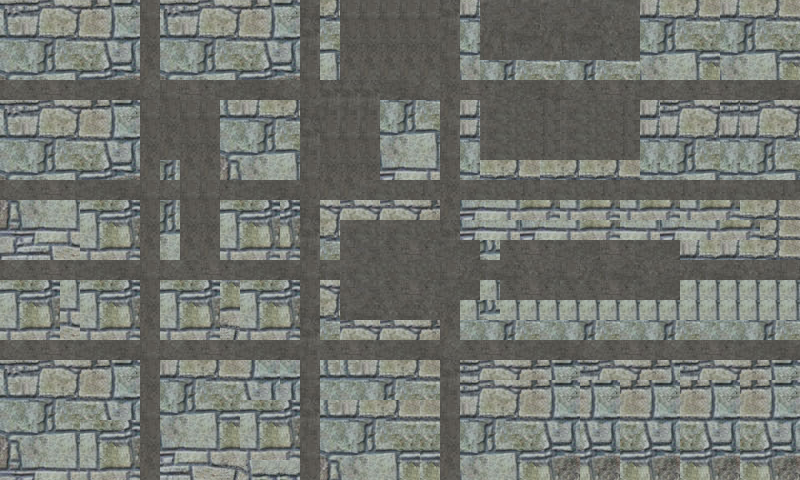

Below is a game level as drawn by its tile map, then a one-line description and the .tmx file that defines it, in full:
An orthogonal 40x24 tile map with 20x20 px tiles, 1 tile layer (Слой тайлов 1), 6 tilesets.

<map version="1.10" tiledversion="1.10.2" orientation="orthogonal" renderorder="right-down" width="40" height="24" tilewidth="20" tileheight="20" infinite="0" nextlayerid="2" nextobjectid="1">
 <tileset firstgid="1" name="floor" tilewidth="20" tileheight="20" tilecount="49" columns="7">
  <image source="tile-.png" width="150" height="150" />
 </tileset>
 <tileset firstgid="50" name="enemy" tilewidth="20" tileheight="20" tilecount="49" columns="7">
  <image source="tile-E.png" width="148" height="148" />
 </tileset>
 <tileset firstgid="99" name="hp" tilewidth="20" tileheight="20" tilecount="49" columns="7">
  <image source="tile-HP.png" width="148" height="148" />
 </tileset>
 <tileset firstgid="148" name="hero" tilewidth="20" tileheight="20" tilecount="49" columns="7">
  <image source="tile-P.png" width="148" height="148" />
 </tileset>
 <tileset firstgid="197" name="sw" tilewidth="20" tileheight="20" tilecount="49" columns="7">
  <image source="tile-SW.png" width="148" height="148" />
 </tileset>
 <tileset firstgid="246" name="wall" tilewidth="20" tileheight="20" tilecount="49" columns="7">
  <image source="tile-W.png" width="148" height="148" />
 </tileset>
 <layer id="1" name="Слой тайлов 1" width="40" height="24">
  <data encoding="csv">
246,247,248,249,250,251,252,28,246,247,248,249,250,251,252,7,256,28,28,28,28,28,14,254,16,17,18,16,17,18,19,20,254,255,256,257,254,255,256,257,
253,254,255,256,257,258,259,35,253,254,255,256,257,258,259,14,263,35,35,35,35,35,21,261,23,24,25,23,24,25,26,27,261,262,263,264,261,262,263,264,
260,261,262,263,264,265,266,42,260,261,262,263,264,265,266,21,270,42,42,42,42,42,28,268,30,31,32,30,31,32,33,34,268,269,270,271,268,269,270,271,
267,268,269,270,271,272,273,49,267,268,269,270,271,272,273,28,277,49,49,49,49,49,35,275,261,262,263,264,261,262,263,264,275,276,277,278,275,276,277,278,
1,2,3,4,5,6,7,1,28,3,4,5,6,7,1,35,14,14,14,6,7,1,42,3,4,5,6,7,1,2,3,4,5,1,2,3,4,5,6,7,
246,247,248,249,250,251,252,28,35,28,28,253,254,255,256,7,21,21,21,261,262,263,49,254,10,11,12,13,10,11,12,13,254,247,248,249,247,247,248,249,
253,254,255,256,257,258,259,35,42,35,35,260,261,262,263,14,28,28,28,268,269,270,21,254,10,11,12,13,10,11,12,13,254,254,255,256,254,254,255,256,
260,261,262,263,264,265,266,42,49,42,42,267,268,269,270,21,35,35,35,275,276,277,28,261,10,11,12,13,10,11,12,13,261,261,262,263,261,261,262,263,
267,268,269,270,271,272,273,49,262,49,49,274,275,276,277,28,42,42,42,282,283,284,35,268,255,256,257,255,256,255,256,257,268,268,269,270,268,268,269,270,
1,2,3,4,5,6,7,28,1,28,28,4,5,6,7,35,49,49,10,11,12,13,42,10,11,12,13,10,11,12,13,10,11,12,13,10,10,11,12,13,
274,275,276,277,270,271,272,35,262,35,35,270,271,272,272,7,249,248,249,248,249,250,49,282,283,284,285,286,284,285,286,284,285,286,284,285,286,255,256,257,
281,282,283,284,277,278,279,42,269,42,42,277,278,279,279,14,256,10,11,10,11,12,14,282,283,284,282,283,284,285,286,283,284,282,283,284,285,286,256,257,
288,289,290,291,284,285,286,49,276,49,49,284,285,286,286,21,263,17,18,2,3,4,5,6,269,2,3,4,5,6,3,4,5,6,254,255,254,255,256,257,
1,2,3,4,5,6,7,28,1,2,3,4,5,6,7,28,24,10,11,12,11,12,28,23,24,25,26,27,28,23,24,25,26,27,23,24,25,26,27,28,
270,271,272,277,270,271,272,35,270,271,272,278,270,271,272,35,249,17,18,2,3,4,5,6,277,2,3,4,2,2,3,4,5,6,277,277,277,277,277,277,
277,278,279,284,277,278,279,42,277,278,279,285,277,278,279,7,256,24,25,26,25,26,42,277,269,277,277,277,277,277,277,277,277,277,277,277,277,277,277,277,
284,285,286,291,284,285,286,49,284,285,286,292,284,285,286,14,263,248,249,248,249,250,49,260,261,262,263,260,261,262,263,260,261,262,263,260,260,261,262,263,
1,2,3,4,5,6,7,28,1,2,3,4,5,6,7,21,2,3,4,5,6,7,1,2,3,4,5,6,7,1,2,3,4,1,2,3,4,5,6,7,
246,247,248,249,250,251,252,35,254,255,256,257,258,259,259,28,253,253,254,255,256,257,14,247,248,249,250,251,252,247,248,249,250,251,247,248,249,250,251,252,
253,254,255,256,257,258,259,42,261,262,263,264,265,266,266,7,260,260,261,262,263,264,21,247,248,249,250,251,252,251,252,250,251,252,250,251,252,250,251,252,
260,261,262,263,264,265,266,28,268,269,270,271,270,271,272,14,253,254,255,256,257,257,28,254,255,256,257,258,259,258,259,257,258,259,257,258,259,257,258,259,
267,268,269,270,270,271,272,35,275,276,277,278,277,278,279,21,260,261,262,263,264,264,35,261,262,263,264,265,266,265,266,264,265,266,264,265,266,264,265,266,
274,275,276,277,277,278,279,42,282,283,284,285,284,285,286,28,267,268,269,270,271,271,42,268,269,270,271,272,273,272,273,271,272,273,271,272,273,271,272,273,
281,282,283,284,284,285,286,49,289,290,291,292,293,294,294,35,274,275,276,277,278,278,49,275,276,277,278,279,280,279,280,278,279,280,278,279,280,278,279,280
</data>
 </layer>
</map>
